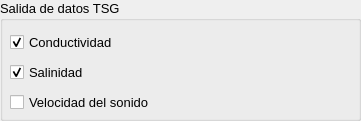
           <widget class="QGroupBox" name="box_TSG_out">
            <property name="geometry">
             <rect>
              <x>750</x>
              <y>10</y>
              <width>361</width>
              <height>121</height>
             </rect>
            </property>
            <property name="font">
             <font>
              <pointsize>10</pointsize>
             </font>
            </property>
            <property name="title">
             <string>Salida de datos TSG</string>
            </property>
            <widget class="QCheckBox" name="chkbox_TSG_Cond">
             <property name="geometry">
              <rect>
               <x>10</x>
               <y>30</y>
               <width>131</width>
               <height>25</height>
              </rect>
             </property>
             <property name="text">
              <string>Conductividad</string>
             </property>
             <property name="checked">
              <bool>true</bool>
             </property>
            </widget>
            <widget class="QCheckBox" name="chkbox_TSG_Sal">
             <property name="geometry">
              <rect>
               <x>10</x>
               <y>60</y>
               <width>101</width>
               <height>25</height>
              </rect>
             </property>
             <property name="text">
              <string>Salinidad</string>
             </property>
             <property name="checked">
              <bool>true</bool>
             </property>
            </widget>
            <widget class="QCheckBox" name="chkbox_TSG_SV">
             <property name="geometry">
              <rect>
               <x>10</x>
               <y>90</y>
               <width>181</width>
               <height>25</height>
              </rect>
             </property>
             <property name="text">
              <string>Velocidad del sonido</string>
             </property>
            </widget>
           </widget>
